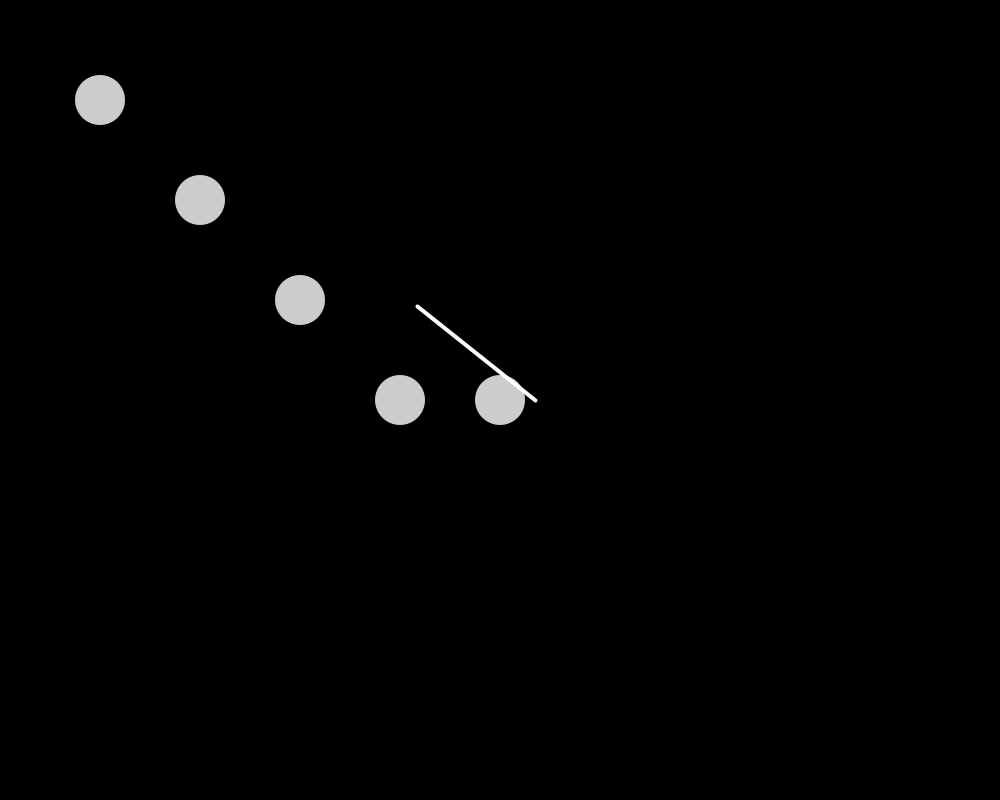
Frame 1 (no input)
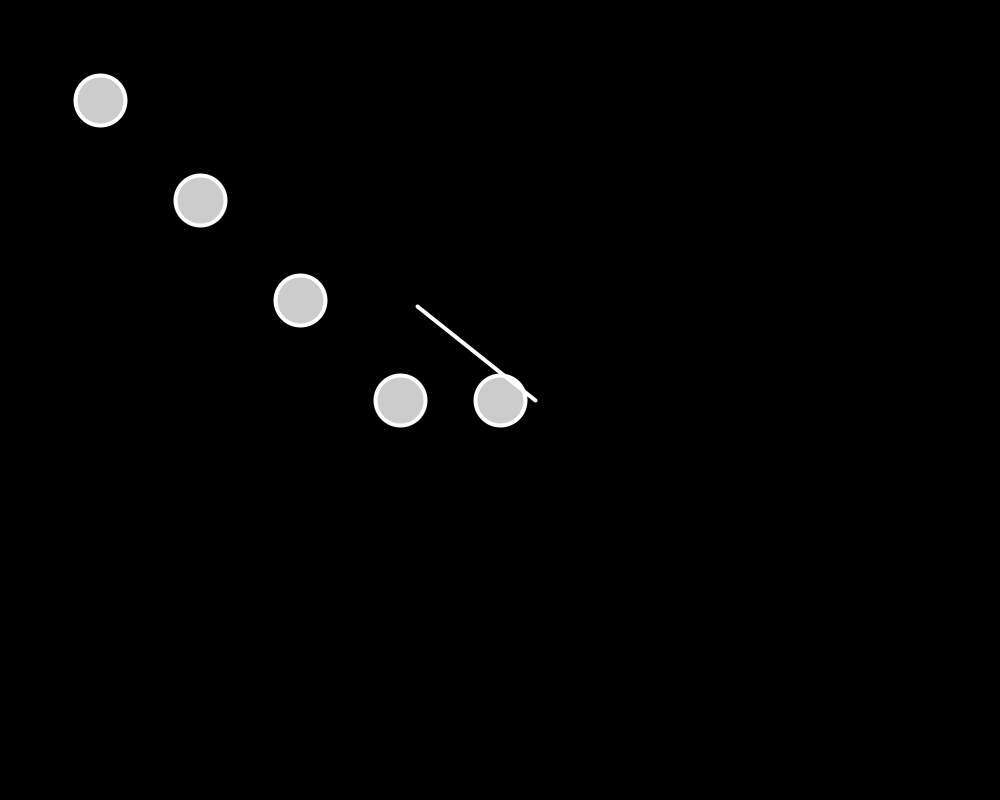
Frame 60 (the mouse pressed at the canvas centre just before this capture)
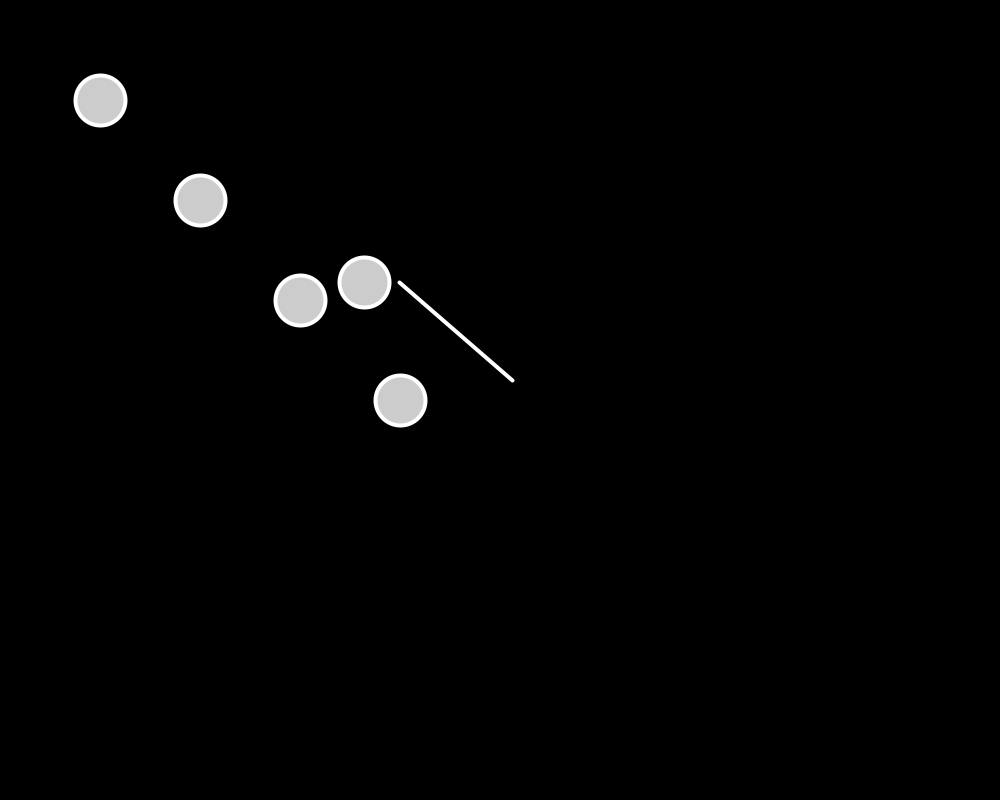
Frame 120 (the mouse held since frame 60 and released just before this capture)

The Processing sketch that drew these frames (run headless with seeded random() and noise(); from frame 60 on, the mouse is pressed at the canvas centre):

// Processing sketch: SinucaV4
// ── SinucaV4.pde
 
int numBalls = 5;
float spring = 1;
float gravity = 0;
float friction = -0.9;



Ball[] balls = new Ball[numBalls];

void setup() {
  size(1000, 800);
    for (int i = 0; i < numBalls-1; i++) {
    balls[i] = new Ball(100+(i*100), 100+(i*100), 50, i, balls, 0, 0);
    if (i == numBalls-2){
      i++;
      balls[i] = new Ball(width/2, height/2, 50, i, balls, 0, 0);
      
    }
    
    
    //balls[balls.length-1].vx=-2; //bola oiginal
    //balls[balls.length-1].vy=-1; //bola oiginal
    
    }
  noStroke();
  fill(255, 204);
}

void draw() {
  background(0);
    
  
  for (Ball ball : balls) {
    ball.collide();
    ball.move();
    ball.display(); 
    
  }

    // A vector that points to the mouse location
    PVector mouse = new PVector(mouseX,mouseY);
    // A vector that points to the center of the window
    PVector center = new PVector(balls[balls.length-1].x, balls[balls.length-1].y);
    // Subtract center from mouse which results in a vector that points from center to mouse
    mouse.sub(center);
    
    // Normalize the vector
    mouse.normalize();
    
    // Multiply its length by 150 (Scaling its length)
    mouse.mult(150);
  
    translate(balls[balls.length-1].x + 35 , balls[balls.length-1].y);
    // Draw the resulting vector
    stroke(255);
    strokeWeight(4);
    line(0,0,mouse.x,mouse.y);
    
    if (mousePressed == true){
      //println("  : "+mouseX);
      
      balls[balls.length-1].vx = -2.3;
      balls[balls.length-1].vy = -2;
    
  }
    
    
    
 
  
}


//void mousePressed(){
//      println("djaiso");
    
//    }



class Ball {
  
  float fat = 0.3;
  float x, y;
  float diameter;
  float vx = 0;
  float vy = 0;
  int id;
  Ball[] others;
 
  Ball(float xin, float yin, float din, int idin, Ball[] oin, float vxa, float vya) {
    x = xin;
    y = yin;
    diameter = din;
    id = idin;
    others = oin;
    vx=vxa;
    vy=vya;
  } 
  
  void collide() {
    for (int i = id + 1; i < numBalls; i++) {
      float dx = others[i].x - x;
      float dy = others[i].y - y;
      float distance = sqrt(dx*dx + dy*dy);
      float minDist = others[i].diameter/2 + diameter/2;
      if (distance < minDist) { 
        float angle = atan2(dy, dx);
        float targetX = x + cos(angle) * minDist;
        float targetY = y + sin(angle) * minDist;
        float ax = (targetX - others[i].x) * spring;
        float ay = (targetY - others[i].y) * spring;
        vx -= ax;
        vy -= ay;
        others[i].vx += ax;
        others[i].vy += ay;
      }
    }   
  }
  
  void move() {
    
    vx += gravity;
    x += vx;
    y += vy;
    
    //if(vx > 0 || vy > 0){
     // vx -= fat;
     // vy -= fat;
    //}
    
    //balls[balls.length-1].vx=-2; //bola oiginal
    //balls[balls.length-1].vy=-1; //bola oiginal
    
    if (x + diameter/2 > width) {
      x = width - diameter/2;
      vx *= friction; 
    }
    else if (x - diameter/2 < 0) {
      x = diameter/2;
      vx *= friction;
    }
    if (y + diameter/2 > height) {
      y = height - diameter/2;
      vy *= friction; 
    } 
    else if (y - diameter/2 < 0) {
      y = diameter/2;
      vy *= friction;
    }
  }
  
  void display() {
    ellipse(x, y, diameter, diameter);
  }
  
  
}
